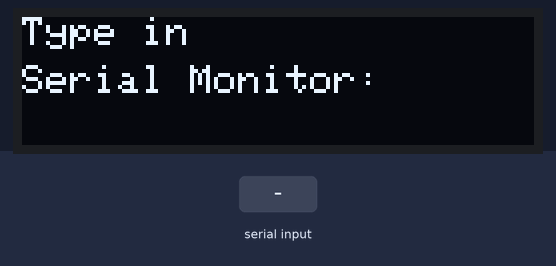
This sketch was run on a simulated Arduino Uno, built with avr-gcc and run on an emulated ATmega328P. Shown: 128×32 one-colour display. The inputs (shaded band) are chosen by the test bench. What the sketch prints to the serial monitor is not drawn.

Above: at 1.2 s.
1.3 s: "1\n" received over Serial
At 2.4 s:
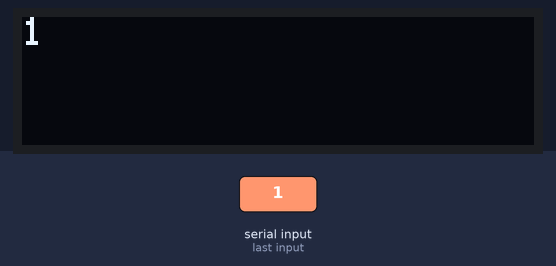
2.8 s: "0\n" received over Serial
At 3.5 s:
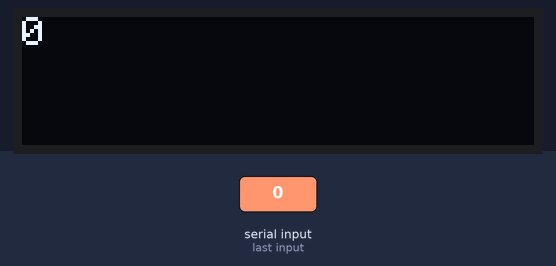
Timing chart, 0 to 5.8 s (numbered marks = the images above; inputs shaded):
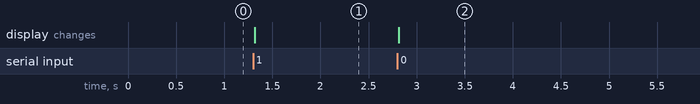

The sketch:

Seeed_From-Serial-to-the-Screen.ino
```cpp
#include <Wire.h>
#include <Adafruit_GFX.h>
#include <Adafruit_SSD1306.h>

#define SCREEN_WIDTH 128
#define SCREEN_HEIGHT 32
#define OLED_RESET    -1
#define SCREEN_ADDRESS 0x3C

Adafruit_SSD1306 display(SCREEN_WIDTH, SCREEN_HEIGHT, &Wire, OLED_RESET);

String inputText = "";

void setup() {
  Serial.begin(9600);

  if (!display.begin(SSD1306_SWITCHCAPVCC, SCREEN_ADDRESS)) {
    Serial.println(F("SSD1306 allocation failed"));
    while (true);
  }

  display.clearDisplay();
  display.setTextSize(1);
  display.setTextColor(SSD1306_WHITE);
  display.setCursor(0, 0);
  display.println("Type in ");
  display.setCursor(0, 12);
  display.println("Serial Monitor:");
  display.display();


  Serial.println("Set BAUD to 9600");
  Serial.println("Set 'Both NL & CR' instead of 'No line ending'");
  Serial.println("Set-up ready");
  Serial.println("Type something and press Enter:");
}

void loop() {
  if (Serial.available() > 0) {
    char incomingChar = Serial.read();

    if (incomingChar == '\n' || incomingChar == '\r') {
      // only redraw if there's actual text — ignore stray/duplicate
      // line-ending characters so the screen doesn't get cleared twice
      if (inputText.length() > 0) {
        showText(inputText);
        inputText = "";
      }
    } else if (incomingChar == 8 || incomingChar == 127) {
      if (inputText.length() > 0) {
        inputText.remove(inputText.length() - 1);
      }
    } else {
      inputText += incomingChar;
    }
  }
}

void showText(String text) {
  display.clearDisplay();
  display.setCursor(0, 0);
  display.setTextSize(1);
  display.setTextColor(SSD1306_WHITE);
  display.println(text);
  display.display();

  Serial.print("Displayed: ");
  Serial.println(text);
}
```

Measured:
- after the input at 1.3 s, the display: changes at once (image 1)
- after the input at 2.8 s, the display: changes at once (image 2)
